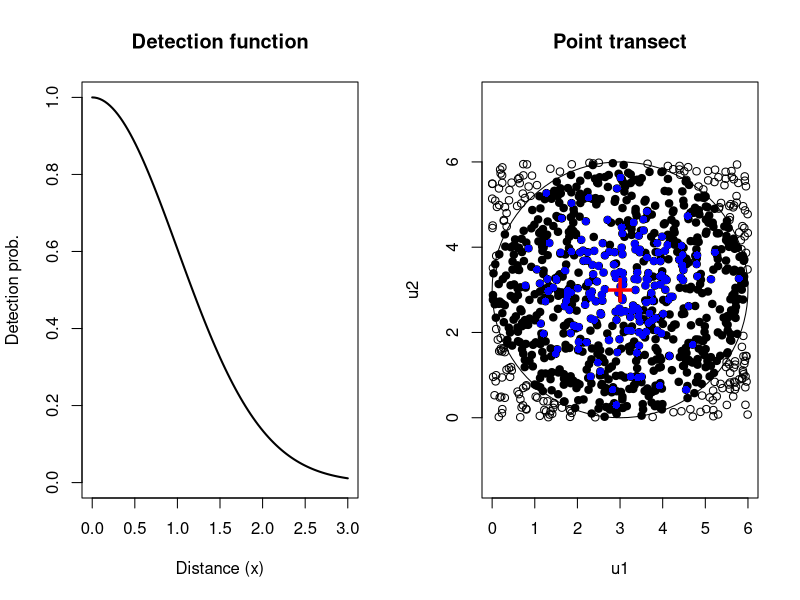

Recreate this plot in R.
############ Applied hierarchical modeling ecology ###############
#################### Chapter 8  ########################

#### Book section 8.2.5 ####
# Define function to compute cell probs for binned distance sampling
cp.ri <- function(radius1, radius2, sigma){
  Pi <- 3.141593
  a <- Pi*radius2^2 - Pi*radius1^2
  integrate(function(x, s = sigma) exp(-x^2/(2+s^2))*x,
            radius1,
            radius2)$value*(2*Pi/a)
}

# Define distance intervals and compute multinomial probabilities
delta <- 0.5 # Width of distance bins
B <- 3 # Max count distance
dist.breaks <- seq(0, B, delta) # Make the interval cut points
nD <- length(dist.breaks) - 1
sigma <- 1
p.x <- rep(NA, nD) # Conditional detection probabilities
for(i in 1:nD){
  p.x[i] <- cp.ri(dist.breaks[i], dist.breaks[i + 1], sigma = 1)
}

area <- 3.141593 * dist.breaks[-1]^2
ring.area <- diff(c(0, area))

# Pr(detection| in ring)*Pr(in ring)
cp <- p.x*ring.area/sum(ring.area)

#### Book section 8.2.5.1 ####
sim.pdata <- function(N = 1000,
                      sigma = 1,
                      B = 3,
                      keep.all = FALSE){
# Function simulate coordinates of individuals on a square
# Square is [0,2*B] x [0,2*B], with a count location on the center
# point(B, B)
# Function arguments:
#      N: total population size in the square
#      Sigma: scale of half-normal detection function
#      B: circle radius
#      keep.all: return the data for y = 0 individuals or not
  
  
# Plot the detection function
par(mfrow = c(1, 2))
curve(exp(-x^2/(2*sigma^2)),
      0,
      B,
      xlab = "Distance (x)",
      ylab = "Detection prob.",
      lwd = 2,
      main = "Detection function",
      ylim = c(0, 1))

# Simulated and plot simulated data
library(plotrix)
u1 <- runif(N, 0, 2*B) # (u1, u2) coordinates of N individuals
u2 <- runif(N, 0, 2*B)
d <- sqrt((u1 - B)^2 + (u2 - B)^2) # Distance to center point of square
plot(u1,
     u2,
     asp = 1,
     pch = 1,
     main = "Point transect")
N.real <- sum(d <= B) # Population size inside of count circle

# Can only count individuals in the circle, so set to zero detection probability of individuals in the corners (thereby truncating them)
p <- ifelse(d < B, 1, 0) * exp(-d*d/(2*(sigma^2)))

# Now we decide whether each individual is detected or not
y <- rbinom(N, 1, p)
points(u1[d <= B], u2[d <= B], pch = 16, col = "black")
points(u1[y == 1], u2[y == 1], pch = 16, col = "blue")
points(B, B, pch = "+", cex = 3, col = "red")
draw.circle(B, B, B)

# Put all the data in the matrix 
#     Note: we don't care about y, u, or v naomally

if(!keep.all){
  u1 <- u1[y == 1]
  u2 <- u2[y == 1]
  d <- d[y == 1]
}
return(list(N = N, sigma = sigma, B = B, u1 = u1, u2 = u2, d = d, y = y, N.real = N.real))
}

# Obtain a data set by distance sampling population of N = 1000 out to a distance of B = 3
set.seed(1234)
tmp <- sim.pdata(N = 1000,
                 sigma = 1,
                 keep.all = FALSE,
                 B = 3)
